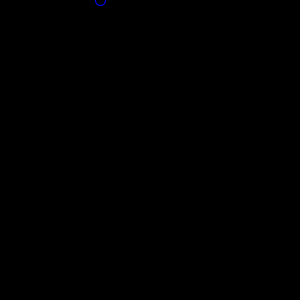
Frame 1 (no input)
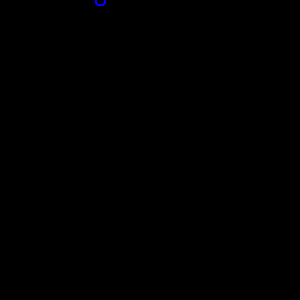
Frame 60 (the mouse pressed at the canvas centre just before this capture)
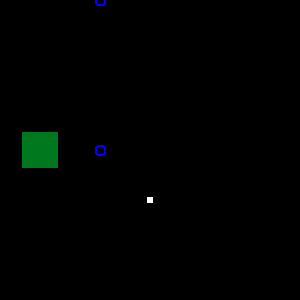
Frame 120 (the mouse held since frame 60 and released just before this capture)

The Processing sketch that drew these frames (run headless with seeded random() and noise(); from frame 60 on, the mouse is pressed at the canvas centre):

// Processing sketch: processing_35580
// ── processing_35580.pde

void setup(){
  size(300,300);
  background(0);
}


void draw(){
  stroke(255);
  strokeWeight(1);
noFill();
ellipse(70,200,8*mouseX,8*mouseX);

noStroke();
fill(0,120,30,mouseX);
rect(40,mouseX,35,35);

fill(255,mouseX);
rect(mouseX,200,5,5);

stroke(0,0,255);
noFill();
ellipse(100,mouseX,10,10);

}

void mousePressed(){
  stroke(255-mouseX);
  line(mouseX,0,mouseX,height);
  
  fill(255,0,0,300-mouseX);
  noStroke();
  rectMode(CENTER);
  rect(mouseX,mouseY,20,20);

}
